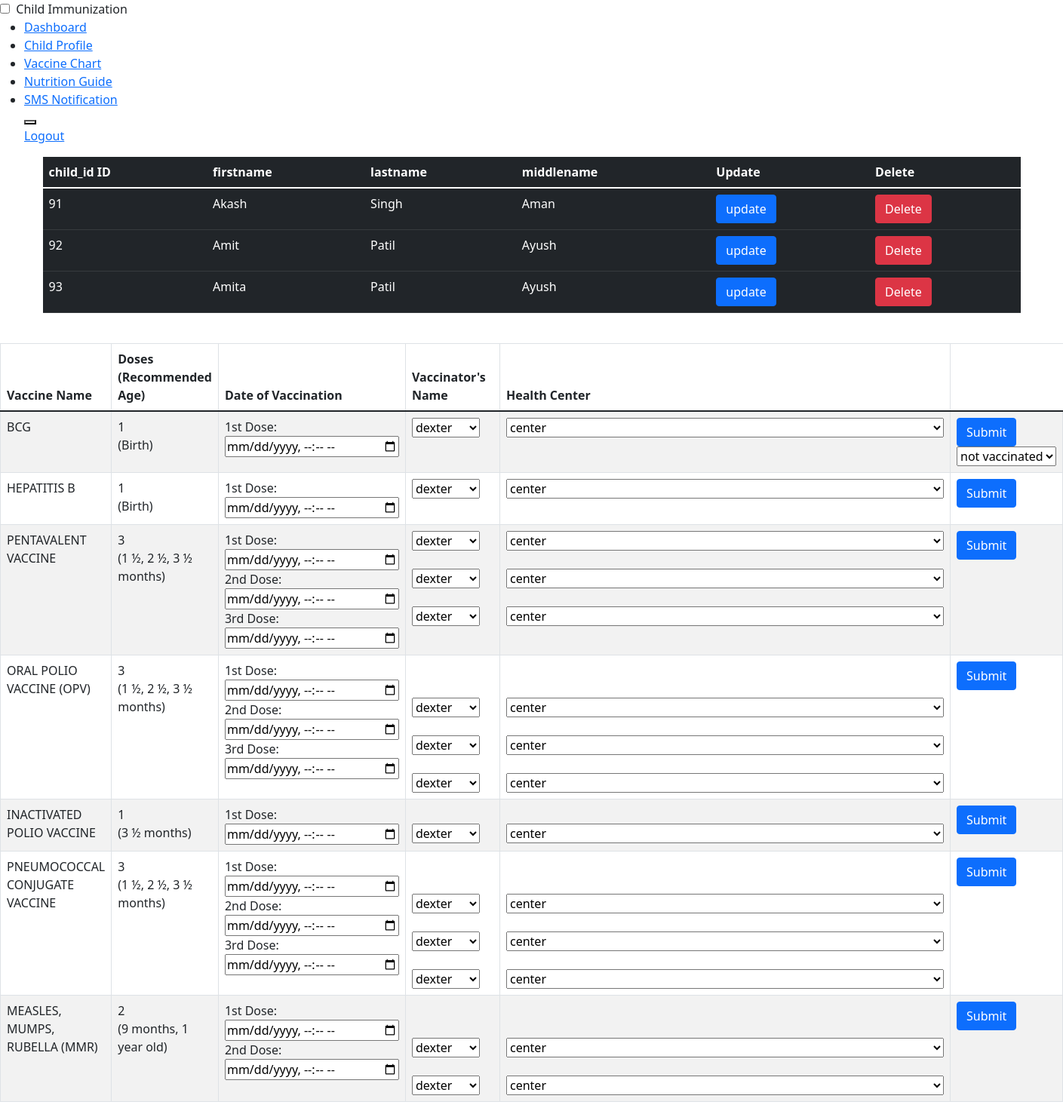
Before: /vaccine_chart.php with the older database file.
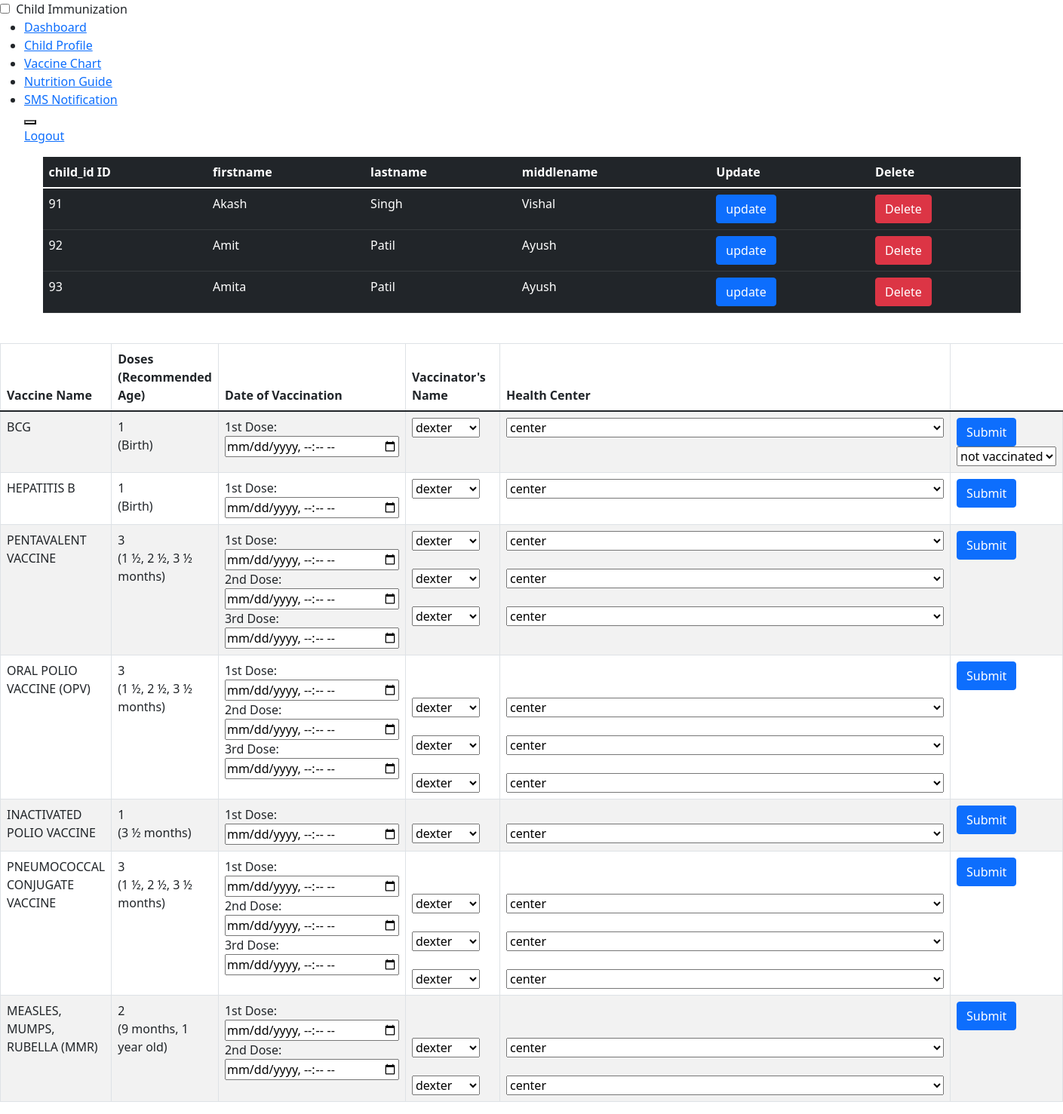
After: the same page with the newer database file.
### tables this page shows
CREATE TABLE `child_tbl` (
  `child_id` int(11) NOT NULL,
  `parent_id` int(11) NOT NULL,
  `firstname` varchar(50) NOT NULL,
  `lastname` varchar(50) NOT NULL,
  `middlename` varchar(50) NOT NULL,
  `dateofbirth` date NOT NULL,
  `placeofbirth` varchar(100) NOT NULL,
  `address` varchar(50) NOT NULL,
  `fathername` varchar(50) NOT NULL,
  `mothername` varchar(50) NOT NULL,
  `birthheight` int(11) NOT NULL,
  `birthweight` int(11) NOT NULL,
  `sex` varchar(50) NOT NULL
);

### vaccine_chart.php (the view, shortened to what the rows shown need)
<?php
include("php/connection.php");
?>
<!DOCTYPE html>
<html lang="en">
<head>
    <link href="https://cdn.jsdelivr.net/npm/bootstrap@5.1.3/dist/css/bootstrap.min.css" rel="stylesheet">
</head>
<body>
    <div class="container">
    <table id="example" class="table table-dark" style="width:100%">
        <thead>
            <tr>
                <th>child_id ID</th>
                <th>firstname</th>
                <th>lastname</th>
                <th>middlename</th>
                <th>Update</th>
                <th>Delete</th>
            </tr>
        </thead>
        <tbody>
            <?php
            $sql = "SELECT * FROM child_tbl";
            $stmt = $con->prepare($sql);
            $stmt->execute();
            $result = $stmt->get_result();
            while($row = $result->fetch_assoc()){
            ?>
            <tr>
                <td><?php echo $row['child_id']; ?></td>
                <td><?php echo $row['firstname']; ?></td>
                <td><?php echo $row['lastname']; ?></td>
                <td><?php echo $row['middlename']; ?></td>
                <td><button type="button" class="btn btn-primary editbtn">
               update
                </button></td>
                <td>
                <form action="php/delete.php" method="POST">
                    <button type="submit" name="delete_btn" class="btn btn-danger"><a href="php/delete.php"></a>Delete</button>
                </form>
                </td>
            </tr>
            <?php } ?>
        </tbody>
    </table>
</div>
          <table id="example" class="table table-striped table-bordered dt-responsive nowrap" style="width:100%">
            <thead>
                <tr>
                    <th style="width: 10%;">Vaccine Name</th>
                    <th style="width: 10%;">Doses <br> (Recommended Age)</th>
                    <th style="width: 15%;">Date of Vaccination</th>
                    <th style="width: 10%;">Vaccinator's Name</th>
                    <th style="width: 10%;">Health Center</th>
                </tr>
            </thead>
              </table>
</body>
</html>

Changed rows visible on the page:
changed child_tbl "Akash": middlename "Aman" → "Vishal"
